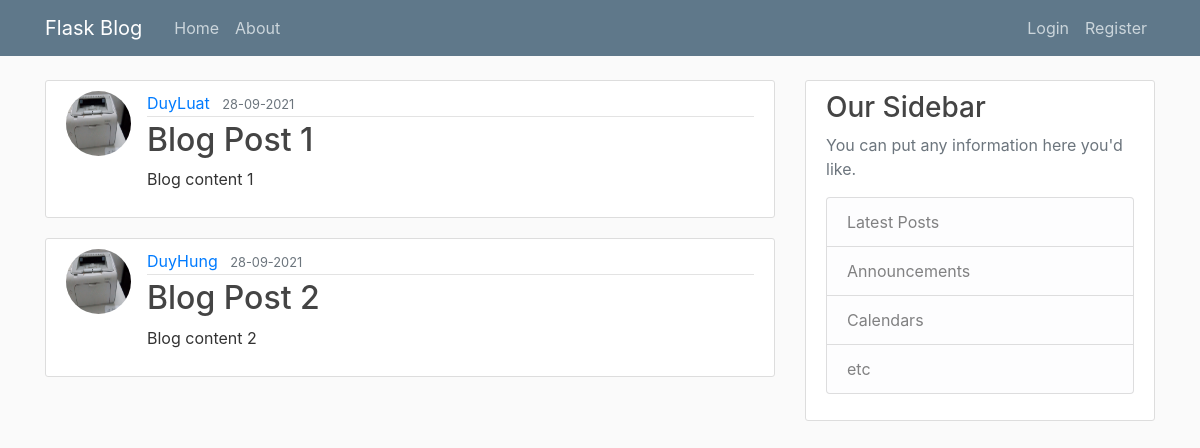
Page /home on the earlier database version.
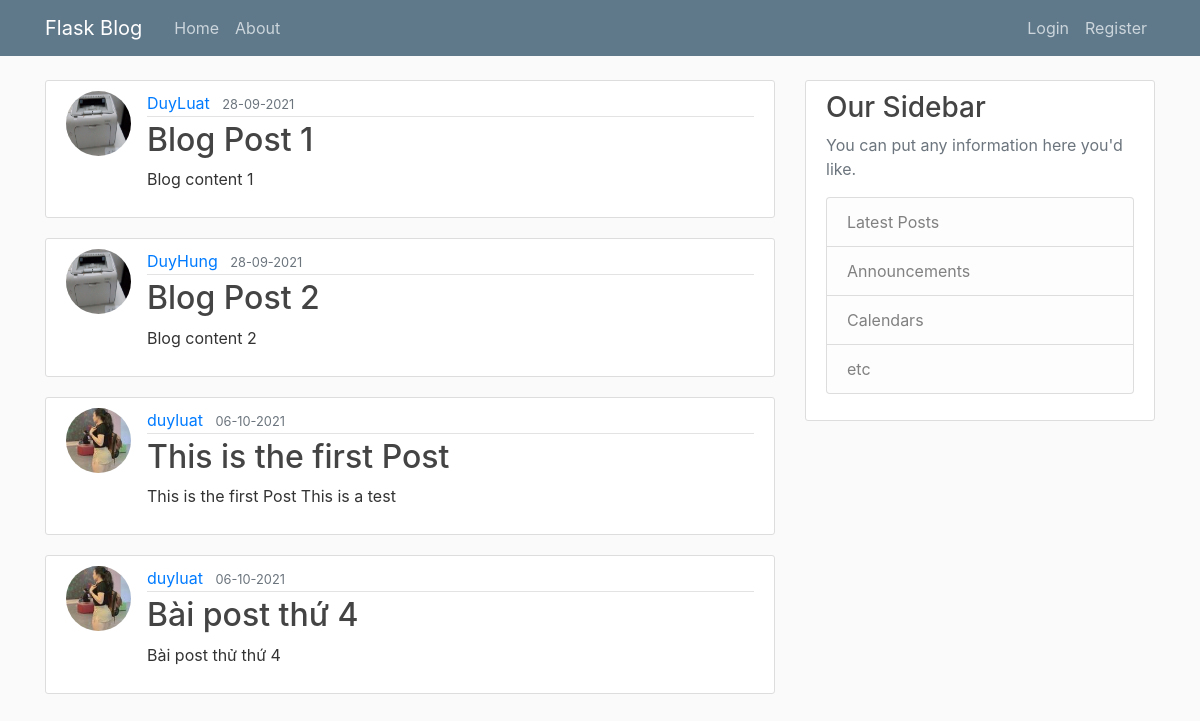
Same page on the later database version.
### flaskblog/models.py (models this page shows, shortened)
class Post(db.Model):
    id=db.Column(db.Integer, primary_key=True)
    title=db.Column(db.String(50), nullable=False)
    date_posted=db.Column(db.DateTime, nullable=False, default=datetime.utcnow)
    content=db.Column(db.Text, nullable=False)
    user_id=db.Column(db.Integer, db.ForeignKey('user.id'), nullable=False)

class User(db.Model, UserMixin):
    id=db.Column(db.Integer, primary_key=True)
    username=db.Column(db.String(50), unique=True, nullable=False)
    email=db.Column(db.String(50), unique=True, nullable=False)
    image_file=db.Column(db.String(50), default='default.img', nullable=False)
    password=db.Column(db.String(60), nullable=False)
    posts=db.relationship('Post', backref='author', lazy=True)

### flaskblog/routes.py (the view)
@app.route('/')
@app.route('/home')
def home():
    posts=Post.query.all()
    return render_template('home.html', posts=posts, title='Home Page')

### flaskblog/templates/home.html
{% extends 'layout.html' %}
{% block content %}
    {% for post in posts %}
    <article class="media content-section">
        <img src="{{url_for('static', filename='profile_pics/'+post.author.image_file)}}" alt="" class="rounded-circle article-img">
        <div class="media-body">
            <div class="article-metadata">
                <a href="#" class="mr-2"> {{post.author.username}} </a>
                <small class="text-muted"> {{post.date_posted.strftime('%d-%m-%Y')}} </small>
            </div>
            <h2><a href="{{url_for('post', post_id=post.id)}}" class="article-title">{{post.title}}</a></h2>
            <p> {{post.content}}</p>
        </div>
    </article>
    {% endfor %}
{% endblock content %}

### flaskblog/templates/layout.html (shortened to what this page needs)
<!DOCTYPE html>
<html lang="en">
<head>
    <link rel="stylesheet" href="https://maxcdn.bootstrapcdn.com/bootstrap/4.0.0/css/bootstrap.min.css">
    <link rel="stylesheet" href="{{url_for('static', filename='main.css')}}">
</head>
<body>
    <header class="site-header">
        <nav class="navbar navbar-expand-md navbar-dark bg-steel fixed-top">
            <div class="container">
                <a class="navbar-brand mr-4" href="/">Flask Blog</a>
                <div class="collapse navbar-collapse" id="navbarToggle">
                    <div class="navbar-nav mr-auto">
                        <a class="nav-item nav-link" href="{{url_for('home')}}">Home</a>
                        <a class="nav-item nav-link" href="{{url_for('about')}}">About</a>
                    </div>
                    <div class="navbar-nav">
                        {% if current_user.is_authenticated %}
                            <a class="nav-item nav-link" href="{{url_for('new_post')}}">New Post</a>
                            <a class="nav-item nav-link" href="{{url_for('account')}}">Account</a>
                            <a class="nav-item nav-link" href="{{url_for('logout')}}">Logout</a>
                        {% else %}
                            <a class="nav-item nav-link" href="{{url_for('login')}}">Login</a>
                            <a class="nav-item nav-link" href="{{url_for('register')}}">Register</a>
                        {% endif %}
                    </div>
                </div>
            </div>
        </nav>
    </header>
    <main role="main" class="container">
        <div class="row">
            <div class="col-md-8">
                {% block content %}
                {% endblock %}
            </div>
            <div class="col-md-4">
                <div class="content-section">
                    <h3>Our Sidebar</h3>
                    <p class='text-muted'>You can put any information here you'd like.
                        <ul class="list-group">
                            <li class="list-group-item list-group-item-light">Latest Posts</li>
                            <li class="list-group-item list-group-item-light">Announcements</li>
                            <li class="list-group-item list-group-item-light">Calendars</li>
                            <li class="list-group-item list-group-item-light">etc</li>
                        </ul>
                    </p>
                </div>
            </div>
        </div>
    </main>
</body>
</html>

### flaskblog/static/main.css (style rules this page uses)
body { background: #fafafa; color: #333333; margin-top: 5rem; }
h1, h2, h3, h4, h5, h6 { color: #444444; }
.bg-steel { background-color: #5f788a; }
.site-header .navbar-nav .nav-link { color: #cbd5db; }
.content-section { background: #ffffff; padding: 10px 20px; border: 1px solid #dddddd; border-radius: 3px; margin-bottom: 20px; }
.article-title { color: #444444; }
.article-img { height: 65px; width: 65px; margin-right: 16px; }
.article-metadata { padding-bottom: 1px; margin-bottom: 4px; border-bottom: 1px solid #e3e3e3 }

Differences in the rows shown:
added Post: image_file (picture), author.username "duyluat", date_posted "06-10-2021", title "This is the first Post", content "This is the first Post This is a test"
added Post: image_file (picture), author.username "duyluat", date_posted "06-10-2021", title "Bài post thứ 4", content "Bài post thử thứ 4"
